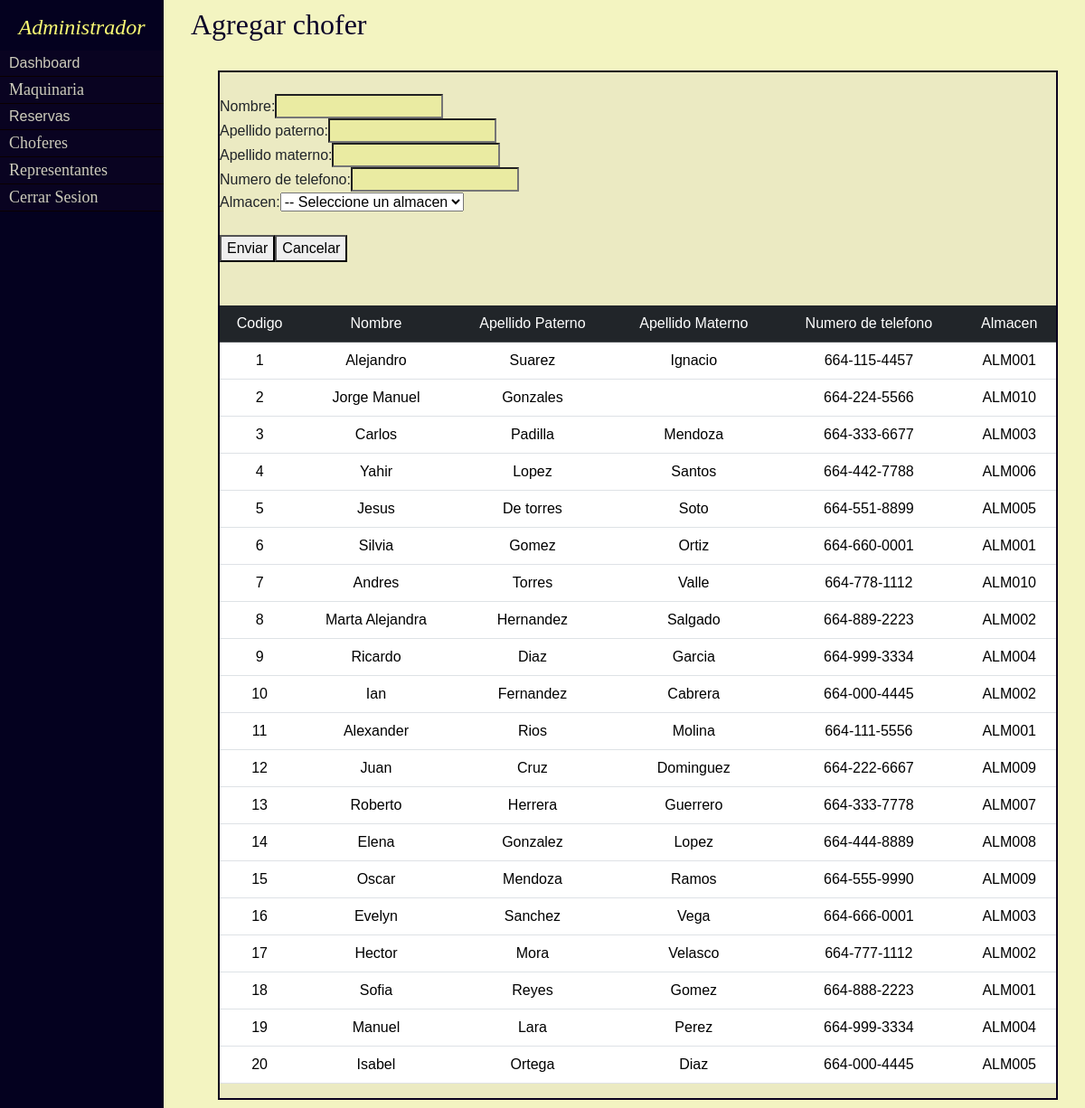
/view/menuAdmin/agregarch2.php, run on the app's committed database.
### tables this page shows
CREATE TABLE `choferes` (
  `codigo` int(11) NOT NULL,
  `nombre` varchar(30) NOT NULL,
  `apPat` varchar(30) NOT NULL,
  `apMat` varchar(30) DEFAULT NULL,
  `numTel` varchar(15) NOT NULL,
  `almacen` varchar(10) DEFAULT NULL
);

### data/conexionDB.php (called while the page is built, shortened)
<?php
class conexionDB{
	private $HOST;
	private $USER;
	private $PASS;
	private $DB;
	private $connection;
	public function __construct (){
		$this -> HOST = "localhost";
		$this -> USER = "root";
		$this -> PASS = "";
		$this -> DB = "p24";
	}
	public function connect (){
	$this -> connection = mysqli_connect ($this -> HOST,$this -> USER,$this -> PASS,$this -> DB);
	if ($this -> connection) {
		return true;
	}
	 else{
		return false;
	  }
	}
	public function execquery($query){
		$this -> dataset = mysqli_query($this -> connection,$query);
		if ($this -> dataset){
			return $this -> dataset;
		}
		else{
			return 0;
		}
	}
}
?>

### data/choferes.php (called while the page is built, shortened)
<?PHP
	include_once 'conexionDB.php';
	class choferes extends conexionDB {
	    public function getAllchoferes(){
	    	$conn = $this->connect();
	    	if($conn){
	    		$query ="select * from choferes";
	    		$dataSet = $this-> execquery($query);
	    	}else{
	    		echo "no se hace el select";
	    		$dataSet = "wrong";
	    	}
	    return $dataSet;
	    }
}
?>

### view/menuAdmin/agregarch2.php (the view, shortened to what this page needs)
<!DOCTYPE html>
<html lang="en">
<head>
    <link href="https://cdn.jsdelivr.net/npm/bootstrap@5.3.2/dist/css/bootstrap.min.css" rel="stylesheet">
    <link rel="stylesheet" href="../../css/admin.css">
</head>
<body>
<header>
<h1 class="letraHeader"><font face=”Cambria” size=5>Administrador</font></h1>
        <nav id="aveces">
            <ul>
            <li><a href="#">Dashboard</a>
                </li>
                <li><a href="#"><font face=”Cambria” size=4>Maquinaria</font></a>
                </li>
                <li id="reservas"><a href="#">Reservas</a>
                </li>
                <li><a href="#"><font face=”Cambria” size=4>Choferes</font></a>
                    <li><a href="verRepresentantes.php"><font face=”Cambria” size=4>Representantes</font></a>
                    <li><a href="../../app/login.php"><font face=”Cambria” size=4>Cerrar Sesion</font></a>
            </ul>
        </nav>
    </header>
    <main>
    <h1><font face=”Cambria” size=6>Agregar chofer</font></h1>
    <form method = "post" action="../../app/addChoferes.php" enctype="multipart/form-data">
                    <br>
                    <table border = 2>
                    <label>Nombre: </label> <input type="text" name="nombre" required >
                    <br>
                    <label>Apellido paterno: </label> <input type="text" name="apPat" required >
                    <br>
                    <label>Apellido materno: </label> <input type="text" name="apMat" required >
                    <br>
                    <label>Numero de telefono: </label> <input type="text" name="numTel" required >
                    <br>
                    <label>Almacen:</label>
                    <select name="almacen" class="listDeploy" required>
                        <option value="" selected disabled>-- Seleccione un almacen</option>
                    </select>
                    <br>
                    <br>
                    <button type="submit" >Enviar </button>
                    <button type = "reset">Cancelar </button>
          <br>
          <div class="flex-container">
    <div class="container">
        <br>
        <br>
        <div class="row">
            <table class="table">
                <tr class="table-dark">
                    <td>Codigo</td>
                    <td>Nombre</td>
                    <td>Apellido Paterno</td>
                    <td>Apellido Materno</td>
                    <td>Numero de telefono</td>
                    <td>Almacen</td>
                </tr>
                <?php
                include('../../data/choferes.php');
                $miCh = new choferes();
                $dataset = $miCh->getAllchoferes();
                if ($dataset != 'wrong') {
                    while ($registro = mysqli_fetch_assoc($dataset)) {
                        echo "<tr>";
                        echo "<td>" . $registro['codigo'] . "</td>";
                        echo "<td>" . $registro['nombre'] . "</td>";
                        echo "<td>" . $registro['apPat'] . "</td>";
                        echo "<td>" . $registro['apMat'] . "</td>";
                        echo "<td>" . $registro['numTel'] . "</td>";
                        echo "<td>" . $registro['almacen'] . "</td>";
                    }
                        echo "</tr>";
                } else {
                    echo "No hay datos que consultar";
                }
                ?>
            </table>
        </div>
    </div>
</div>
    </main>
</body>
</html>

### css/admin.css (style rules this page uses)
:root { --estado-buda: 0.3s; --cada-item: 28px; }
body { display: flex; min-height: 100vh; margin: 0; font-family: Arial; font-size: 16px; gap: 30px; background: rgba(239, 240, 170, 0.726); }
.letraHeader { font-style: italic; color: rgba(255, 255, 117, 0.986); text-align: center; }
h1 { color: rgb(9, 0, 39); }
header { width: 200px; background: rgb(4, 1, 31); }
nav ul { margin: 0; padding: 0; list-style: none; line-height: 16px; }
nav ul li { border-bottom: 1px solid #0a0000; }
nav ul a { box-sizing: border-box; color: rgba(255, 255, 226, 0.801); background: #0a0422d0; display: block; width: 100%; padding: 6px 10px; text-decoration: none; }
td { background-color: #f6fae6; }
form { margin: 30px; border:solid 2px #0a011f; background-color: #ebeac2; }
input { background: #dfee0f2d; outline: none; font-family: 'Lato', sans-serif; font-size: 0.875em; transition: all 0.3s ease-in-out; -webkit-transition: all 0.3s ease-in-out; -moz-transition: all 0.3s ease-in-out; -ms-transition: all 0.3s ease-in-out; }
main { display: flex-inline; justify-content: center; flex-direcion: row; align-items: center; width: 100vw; }
td { text-align: center; vertical-align: middle; }

### data on the page
choferes: codigo "1", nombre "Alejandro", apPat "Suarez", apMat "Ignacio", numTel "664-115-4457", almacen "ALM001"
choferes: codigo "2", nombre "Jorge Manuel", apPat "Gonzales", numTel "664-224-5566", almacen "ALM010"
choferes: codigo "3", nombre "Carlos", apPat "Padilla", apMat "Mendoza", numTel "664-333-6677", almacen "ALM003"
choferes: codigo "4", nombre "Yahir", apPat "Lopez", apMat "Santos", numTel "664-442-7788", almacen "ALM006"
choferes: codigo "5", nombre "Jesus", apPat "De torres", apMat "Soto", numTel "664-551-8899", almacen "ALM005"
choferes: codigo "6", nombre "Silvia", apPat "Gomez", apMat "Ortiz", numTel "664-660-0001", almacen "ALM001"
choferes: codigo "7", nombre "Andres", apPat "Torres", apMat "Valle", numTel "664-778-1112", almacen "ALM010"
choferes: codigo "8", nombre "Marta Alejandra", apPat "Hernandez", apMat "Salgado", numTel "664-889-2223", almacen "ALM002"
choferes: codigo "9", nombre "Ricardo", apPat "Diaz", apMat "Garcia", numTel "664-999-3334", almacen "ALM004"
choferes: codigo "10", nombre "Ian", apPat "Fernandez", apMat "Cabrera", numTel "664-000-4445", almacen "ALM002"
choferes: codigo "11", nombre "Alexander", apPat "Rios", apMat "Molina", numTel "664-111-5556", almacen "ALM001"
choferes: codigo "12", nombre "Juan", apPat "Cruz", apMat "Dominguez", numTel "664-222-6667", almacen "ALM009"
choferes: codigo "13", nombre "Roberto", apPat "Herrera", apMat "Guerrero", numTel "664-333-7778", almacen "ALM007"
choferes: codigo "14", nombre "Elena", apPat "Gonzalez", apMat "Lopez", numTel "664-444-8889", almacen "ALM008"
choferes: codigo "15", nombre "Oscar", apPat "Mendoza", apMat "Ramos", numTel "664-555-9990", almacen "ALM009"
choferes: codigo "16", nombre "Evelyn", apPat "Sanchez", apMat "Vega", numTel "664-666-0001", almacen "ALM003"
choferes: codigo "17", nombre "Hector", apPat "Mora", apMat "Velasco", numTel "664-777-1112", almacen "ALM002"
choferes: codigo "18", nombre "Sofia", apPat "Reyes", apMat "Gomez", numTel "664-888-2223", almacen "ALM001"
choferes: codigo "19", nombre "Manuel", apPat "Lara", apMat "Perez", numTel "664-999-3334", almacen "ALM004"
choferes: codigo "20", nombre "Isabel", apPat "Ortega", apMat "Diaz", numTel "664-000-4445", almacen "ALM005"
